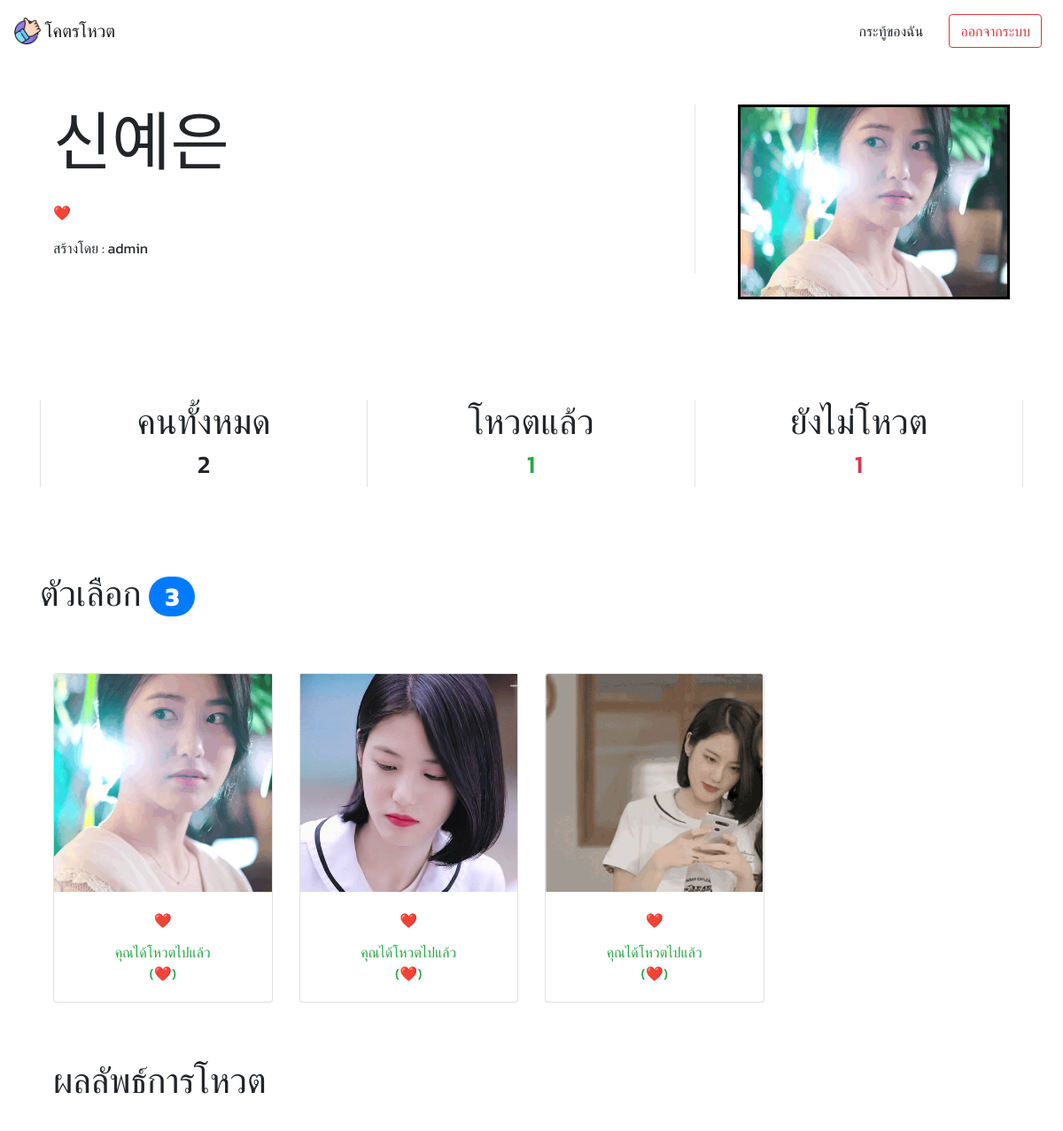
The app's page /detail/647 (signed in) with its own data.
### polls/models.py (models this page shows, shortened)
class Poll(models.Model):
    subject = models.CharField(max_length=255, blank=False)
    detail = models.TextField(blank=False)
    picture = models.ImageField(default='poll/default.png', upload_to='poll/')
    start_date = models.DateTimeField(default=timezone.now)
    end_date = models.DateTimeField()
    password = models.CharField(max_length=255, blank=False)
    create_by = models.ForeignKey(User, on_delete=models.CASCADE)
    create_date = models.DateTimeField(auto_now=True)
    is_active = models.BooleanField(default=True)
    def is_available(self):
        if timezone.now() >= self.end_date:
            self.is_active = False
            self.save()
        return self.is_active

class Poll_Choice(models.Model):
    subject = models.CharField(max_length=255, blank=False)
    image = models.ImageField(default='choice/default.png', upload_to='choice/')
    poll_id = models.ForeignKey(Poll, on_delete=models.CASCADE)

### polls/views.py (the view)
# urls.py: path('detail/<int:poll_id>', views.detail_view, name='detail'), # detail poll page
@login_required
def detail_view(request, poll_id):
    poll = Poll.objects.get(id=poll_id)
    already_vote = False
    context = {
        'poll' : poll
    }
    votes = poll.poll_vote_set.all()
    for vote in votes:
        if vote.vote_by == request.user:
            already_vote = True
            context['vote_choice'] = vote.choice_id.subject
            break
    choices = poll.poll_choice_set.all()
    context['choices'] = choices
    if not poll.is_available() or already_vote:
        chart = pygal.HorizontalBar(width=1000, min_scale=1)
        chart.title = f"ผลลัพธ์ของ : {poll.subject}"
        for choice in choices:
            chart.add(choice.subject, choice.poll_vote_set.all().count())
            context['graph'] = chart.render().decode('utf-8')
    context['already_vote'] = already_vote
    passed = False
    if poll.password == request.GET.get('password') or already_vote:
        passed = True
    context['passed'] = passed
    number_of_users = User.objects.all().count()
    number_of_votes = votes.count()
    context['number_of_users'] = number_of_users
    context['number_of_votes'] = number_of_votes
    context['left'] = number_of_users - number_of_votes
    return render(request, 'detail.html', context)

### polls/templates/detail.html (shortened to what this page needs)
{% extends 'base_layout.html' %}
{% block content %}
    <div class="container pb-5">
        <div class="row">
            <div class="col-lg-8 mb-5 border-right pr-5">
                <h1 class='display-3'>
                    <span> {{ poll.subject }}</span>
                </h1>
                <p class="mt-4 display-5"> {{ poll.detail }}</p>
                <p class="display-5"> สร้างโดย : {{ poll.create_by }}</p>
            </div>
            <div class="col-lg-4 pl-5">
                <img src="{{ poll.picture.url }}" alt="" class='img-fluid rotate-img' style='border: solid 3px black'>
            </div>
        </div>
    </div>
    <div class="container text-center py-5">
        <div class="row">
            <div class="col-4 border-right border-left">
                <h1>คนทั้งหมด</h1>
                <h3>{{ number_of_users }}</h3>
            </div>
            <div class="col-4 border-right">
                <h1>โหวตแล้ว</h1>
                <h3 class='text-success'>{{ number_of_votes }}</h3>
            </div>
            <div class="col-4 border-right">
                <h1>ยังไม่โหวต</h1>
                <h3 class='text-danger'> {{ left }} </h3>
            </div>
        </div>
    </div>
    <h1 class='my-5'>ตัวเลือก <span class="badge badge-pill badge-primary text-light"> {{ choices|length }}</span></h1>
    <div class='container text-center mb-5'>
        <div class="row">
            {% for choice in choices %}
                {% if already_vote == False and poll.is_active == True %}
                    <a href="{% url 'vote' choice.id %}" class='text-decoration-none col-md-3 my-3'>
                        <div class="card h-100 w-100 text-dark mycard">
                            <div class="wrapper">
                                <img class=" card-img-top" src="{{ choice.image.url }}" alt="Card image cap">
                            </div>
                            <div class="card-body">
                                <p class="card-title">
                                    {{ choice.subject }}
                                </p>
                            </div>
                        </div>
                    </a>
                {% else %}
                    <div class='col-md-3 my-3'>
                        <div class="card h-100 w-100 text-dark mycard">
                            <div class="wrapper">
                                <img class="card-img-top" src="{{ choice.image.url }}" alt="Card image cap">
                            </div>
                            <div class="card-body">
                                <p class="card-title">
                                    {{ choice.subject }}
                                </p>
                                <p class="card-text">
                                    {% if already_vote %}
                                        <span class='text-success'>
                                            คุณได้โหวตไปแล้ว
                                            <br>
                                            ({{ vote_choice }})
                                        </span>
                                    {% elif poll.is_active == False %}
                                        <span class="text-danger">ไม่สามารถโหวตได้</span>
                                    {% endif %}
                                </p>
                            </div>
                        </div>
                    </div>
                {% endif %}
            {% endfor %}
        </div>
    </div>
    <div class="container">
        {% if poll.is_active == False or already_vote %}
            <h1 class='mb-5'>ผลลัพธ์การโหวต</h1>
        {% endif %}
    </div>
{% endblock %}

### templates/base_layout.html (shortened to what this page needs)
{% load static %}
<!DOCTYPE html>
<html lang="en">
<head>
    <link rel="stylesheet" href="{% static 'css/bootstrap.min.css' %}">
    <link rel="stylesheet" href="{% static 'css/tempus.css' %}">
    <link rel="stylesheet" href="{% static 'css/font-awesome.min.css' %}">
    <link rel="stylesheet" href="{% static 'css/style.css' %}">
</head>
<body>
    <nav class="navbar navbar-expand-lg navbar-light">
        <div class="collapse navbar-collapse" id="navbarTogglerDemo01">
          <a class="navbar-brand" href="{% url 'index' %}">
              <img src="{% static 'images/vote.png' %}" width="30" height="30" class="d-inline-block align-top" alt="">
              โคตรโหวต
          </a>
          <ul class="navbar-nav ml-auto">
            {% if user.is_authenticated %}
                <li class="nav-item active">
                    <a class="nav-link" href="{% url 'mypolls' %}">
                        <p class='btn m-0 index'>
                            กระทู้ของฉัน
                        </p>
                    </a>
                </li>
                <li class="nav-item">
                    <a class="nav-link" href="{% url 'logout' %}">
                        <button class='btn btn-outline-danger m-0'>ออกจากระบบ</button>
                    </a>
                </li>
            {% endif %}
          </ul>
        </div>
      </nav>
    <div class="container my-5">
        {% block content %}
        {% endblock %}
    </div>
</body>
</html>

### static/css/style.css (style rules this page uses)
* { font-family: 'Kanit'; }
body { animation: fadein .5s; }
.rotate-img { transition: .3s; }
.mycard { transition: .2s; }
.wrapper { position: relative; overflow: hidden; }
.wrapper:after { content: ''; display: block; padding-top: 100%; }
.wrapper img { width: auto; height: 100%; max-width: none; position: absolute; left: 50%; top: 0; transform: translateX(-50%); }

### records on screen
Poll: subject "신예은", detail "❤️", create_by "admin", picture (picture)
Poll_Choice: image (picture), subject "❤️"
Poll_Choice: image (picture), subject "❤️"
Poll_Choice: image (picture), subject "❤️"

### other values on screen
{{ number_of_users }} "2"
{{ number_of_votes }} "1"
{{ left }} "1"
{{ choices|length }} "3"
